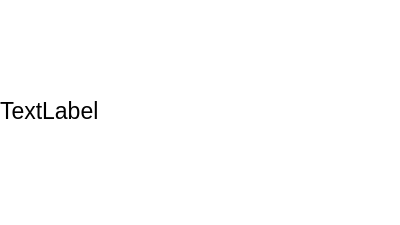
<?xml version="1.0" encoding="UTF-8"?>
<ui version="4.0">
 <class>gamemenu</class>
 <widget class="QWidget" name="gamemenu">
  <property name="geometry">
   <rect>
    <x>0</x>
    <y>0</y>
    <width>400</width>
    <height>225</height>
   </rect>
  </property>
  <property name="minimumSize">
   <size>
    <width>400</width>
    <height>181</height>
   </size>
  </property>
  <property name="font">
   <font>
    <pointsize>17</pointsize>
   </font>
  </property>
  <property name="windowTitle">
   <string>Form</string>
  </property>
  <property name="styleSheet">
   <string notr="true">background-color: qlineargradient(spread:pad, x1:0, y1:0, x2:1, y2:0, stop:0 rgba(0, 0, 0, 0), stop:1 rgba(255, 255, 255, 0));</string>
  </property>
  <widget class="QLabel" name="label">
   <property name="geometry">
    <rect>
     <x>20</x>
     <y>330</y>
     <width>1160</width>
     <height>30</height>
    </rect>
   </property>
   <property name="font">
    <font>
     <pointsize>17</pointsize>
    </font>
   </property>
   <property name="styleSheet">
    <string notr="true">color: rgb(255, 255, 255);</string>
   </property>
   <property name="text">
    <string>TextLabel</string>
   </property>
  </widget>
  <widget class="QLabel" name="label_2">
   <property name="geometry">
    <rect>
     <x>0</x>
     <y>20</y>
     <width>181</width>
     <height>181</height>
    </rect>
   </property>
   <property name="font">
    <font>
     <pointsize>17</pointsize>
    </font>
   </property>
   <property name="text">
    <string>TextLabel</string>
   </property>
  </widget>
  <widget class="QPushButton" name="pushButton">
   <property name="geometry">
    <rect>
     <x>0</x>
     <y>0</y>
     <width>616</width>
     <height>401</height>
    </rect>
   </property>
   <property name="styleSheet">
    <string notr="true">background-color: qlineargradient(spread:pad, x1:0, y1:0, x2:1, y2:0, stop:0 rgba(0, 0, 0, 0), stop:1 rgba(255, 255, 255, 0));
border-radius: 10px;</string>
   </property>
   <property name="text">
    <string/>
   </property>
   <property name="flat">
    <bool>true</bool>
   </property>
  </widget>
  <widget class="QLabel" name="label_3">
   <property name="geometry">
    <rect>
     <x>0</x>
     <y>0</y>
     <width>400</width>
     <height>225</height>
    </rect>
   </property>
   <property name="font">
    <font>
     <pointsize>17</pointsize>
    </font>
   </property>
   <property name="styleSheet">
    <string notr="true">background-color: rgba(255, 255, 255, 0);</string>
   </property>
   <property name="text">
    <string/>
   </property>
   <property name="scaledContents">
    <bool>true</bool>
   </property>
  </widget>
  <zorder>label</zorder>
  <zorder>label_2</zorder>
  <zorder>label_3</zorder>
  <zorder>pushButton</zorder>
 </widget>
 <resources/>
 <connections/>
</ui>
